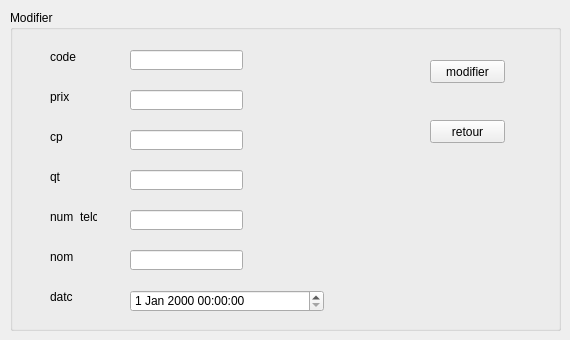
      <widget class="QWidget" name="tab_26">
       <attribute name="title">
        <string>Modifier une commande </string>
       </attribute>
       <widget class="QGroupBox" name="groupBox_8">
        <property name="geometry">
         <rect>
          <x>10</x>
          <y>10</y>
          <width>551</width>
          <height>321</height>
         </rect>
        </property>
        <property name="title">
         <string>Modifier</string>
        </property>
        <widget class="QPushButton" name="modifier2">
         <property name="geometry">
          <rect>
           <x>420</x>
           <y>50</y>
           <width>75</width>
           <height>23</height>
          </rect>
         </property>
         <property name="text">
          <string>modifier</string>
         </property>
        </widget>
        <widget class="QPushButton" name="retour4">
         <property name="geometry">
          <rect>
           <x>420</x>
           <y>110</y>
           <width>75</width>
           <height>23</height>
          </rect>
         </property>
         <property name="text">
          <string>retour</string>
         </property>
        </widget>
        <widget class="QLabel" name="label_74">
         <property name="geometry">
          <rect>
           <x>40</x>
           <y>40</y>
           <width>47</width>
           <height>13</height>
          </rect>
         </property>
         <property name="text">
          <string>code</string>
         </property>
        </widget>
        <widget class="QLabel" name="label_75">
         <property name="geometry">
          <rect>
           <x>40</x>
           <y>80</y>
           <width>47</width>
           <height>13</height>
          </rect>
         </property>
         <property name="text">
          <string>prix</string>
         </property>
        </widget>
        <widget class="QLabel" name="label_76">
         <property name="geometry">
          <rect>
           <x>40</x>
           <y>120</y>
           <width>47</width>
           <height>13</height>
          </rect>
         </property>
         <property name="text">
          <string>cp</string>
         </property>
        </widget>
        <widget class="QLabel" name="label_77">
         <property name="geometry">
          <rect>
           <x>40</x>
           <y>160</y>
           <width>47</width>
           <height>13</height>
          </rect>
         </property>
         <property name="text">
          <string>qt</string>
         </property>
        </widget>
        <widget class="QLabel" name="label_78">
         <property name="geometry">
          <rect>
           <x>40</x>
           <y>200</y>
           <width>47</width>
           <height>13</height>
          </rect>
         </property>
         <property name="text">
          <string>num_telc</string>
         </property>
        </widget>
        <widget class="QLabel" name="label_79">
         <property name="geometry">
          <rect>
           <x>40</x>
           <y>240</y>
           <width>47</width>
           <height>13</height>
          </rect>
         </property>
         <property name="text">
          <string>nom</string>
         </property>
        </widget>
        <widget class="QLabel" name="label_80">
         <property name="geometry">
          <rect>
           <x>40</x>
           <y>280</y>
           <width>47</width>
           <height>13</height>
          </rect>
         </property>
         <property name="text">
          <string>datc</string>
         </property>
        </widget>
        <widget class="QLineEdit" name="code3">
         <property name="geometry">
          <rect>
           <x>120</x>
           <y>40</y>
           <width>113</width>
           <height>20</height>
          </rect>
         </property>
        </widget>
        <widget class="QLineEdit" name="prix3">
         <property name="geometry">
          <rect>
           <x>120</x>
           <y>80</y>
           <width>113</width>
           <height>20</height>
          </rect>
         </property>
        </widget>
        <widget class="QLineEdit" name="cp3">
         <property name="geometry">
          <rect>
           <x>120</x>
           <y>120</y>
           <width>113</width>
           <height>20</height>
          </rect>
         </property>
        </widget>
        <widget class="QLineEdit" name="qt3">
         <property name="geometry">
          <rect>
           <x>120</x>
           <y>160</y>
           <width>113</width>
           <height>20</height>
          </rect>
         </property>
        </widget>
        <widget class="QLineEdit" name="num_telc3">
         <property name="geometry">
          <rect>
           <x>120</x>
           <y>200</y>
           <width>113</width>
           <height>20</height>
          </rect>
         </property>
        </widget>
        <widget class="QLineEdit" name="nom3">
         <property name="geometry">
          <rect>
           <x>120</x>
           <y>240</y>
           <width>113</width>
           <height>20</height>
          </rect>
         </property>
        </widget>
        <widget class="QDateTimeEdit" name="datc3">
         <property name="geometry">
          <rect>
           <x>120</x>
           <y>280</y>
           <width>194</width>
           <height>22</height>
          </rect>
         </property>
        </widget>
       </widget>
      </widget>
